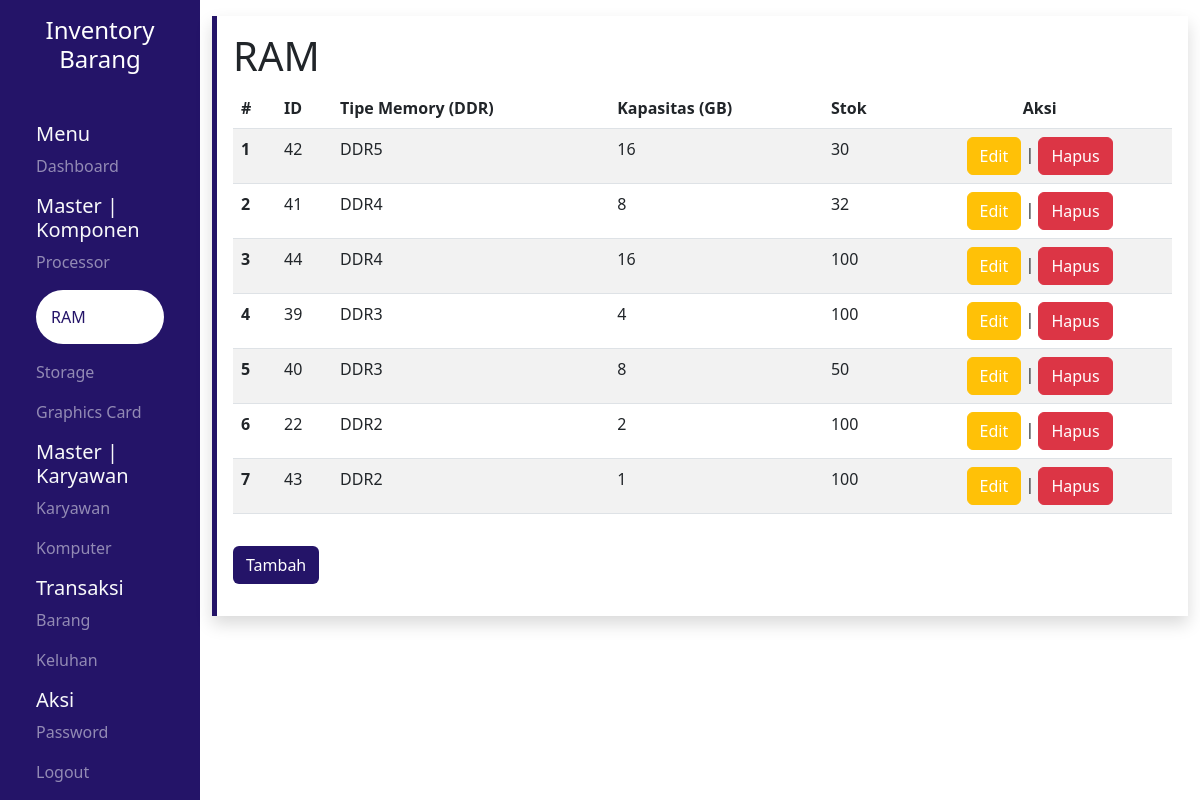
The page /pages/ram/index.php (signed in) on the database as committed earlier.
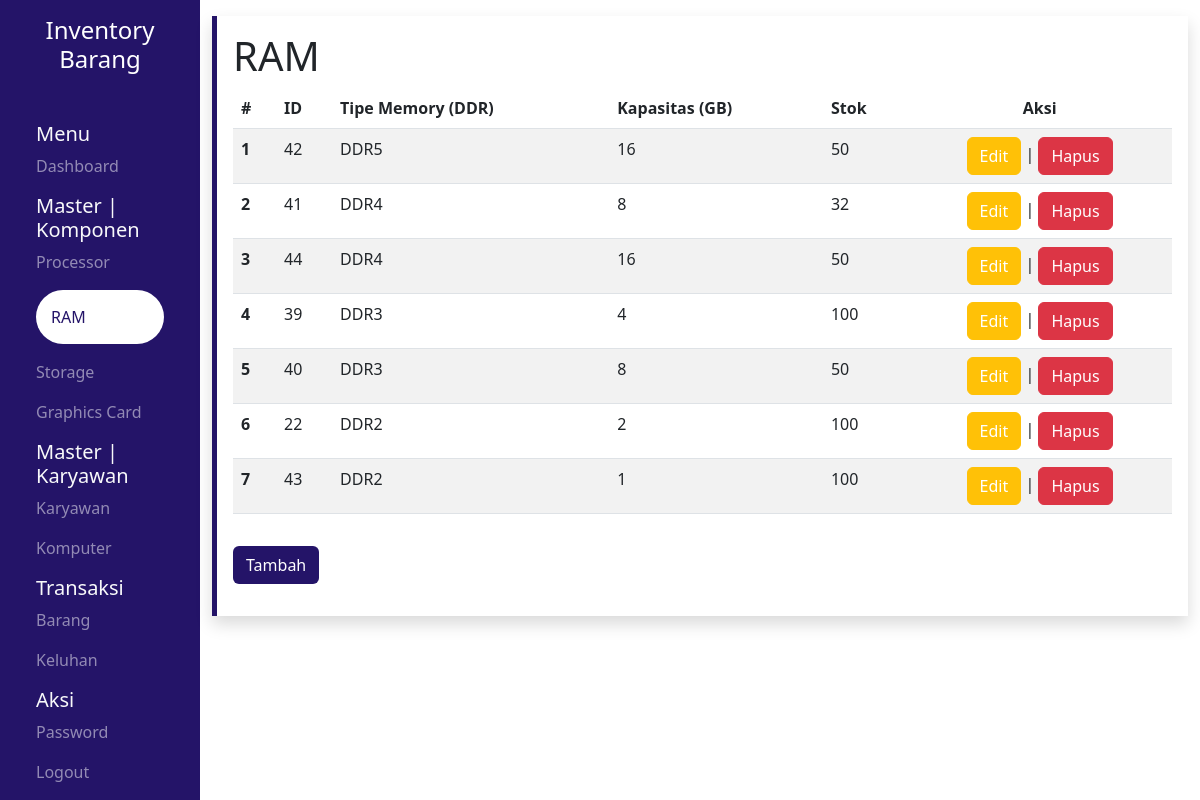
The same page on the database as committed later.
### tables this page shows
CREATE TABLE `ram` (
  `id` int(11) NOT NULL,
  `tipe_memori` enum('DDR2','DDR3','DDR4','DDR5') NOT NULL,
  `kapasitas` varchar(25) NOT NULL,
  `stok` int(11) NOT NULL
);

### pages/ram/index.php (the view, shortened to what this page needs)
<?php
include "../src/config/connect.php";
$row = mysqli_query($conn, "SELECT * FROM ram ORDER BY tipe_memori DESC");
?>
<!DOCTYPE html>
<html lang="en">
<head>
    <link rel="stylesheet" href="../src/css/global.css">
    <?php include '../src/library/bootstrap.php' ?>
    <?php include '../src/library/datatables.php' ?>
    <?php include '../src/library/sweetalert.php' ?>
</head>
<body>
    <div class="container-fluid">
        <div class="row vh-100">
            <section id="sidebar" class="col-md-2 sidebar text-light">
                <a href="../../">
                    <div class="text-center my-3 mb-5">
                        <h4>Inventory Barang</h4>
                    </div>
                </a>
                <div class="mx-4">
                    <h5>Menu</h5>
                    <a href="../dashboard/">
                        <p class="opacity">Dashboard</p>
                    </a>
                </div>
                <div class="mx-4">
                    <h5>Master | Komponen</h5>
                    <a href="../processor/">
                        <p class="opacity">Processor</p>
                    </a>
                    <a href="../ram/">
                        <p class="opacity-100 aktif rounded-pill">RAM</p>
                    </a>
                    <a href="../storage/">
                        <p class="opacity">Storage</p>
                    </a>
                    <a href="../vga/">
                        <p class="opacity">Graphics Card</p>
                    </a>
                </div>
                <div class="mx-4">
                    <h5>Master | Karyawan</h5>
                    <a href="../karyawan/">
                        <p class="opacity">Karyawan</p>
                    </a>
                    <a href="../komputer/">
                        <p class="opacity">Komputer</p>
                    </a>
                </div>
                <div class="mx-4">
                    <h5>Transaksi</h5>
                    <a href="../barang/">
                        <p class="opacity">Barang</p>
                    </a>
                    <a href="../keluhan/">
                        <p class="opacity">Keluhan</p>
                    </a>
                </div>
                <div class="mx-4">
                    <h5>Aksi</h5>
                    <a href="../password/">
                        <p class="opacity">Password</p>
                    </a>
                    <a href="../../logout.php">
                        <p class="opacity">Logout</p>
                    </a>
                </div>
            </section>
            <section id="content" class="col-md-10 content">
                <div class="wrapper shadow p-3 my-3 left">
                    <h1>RAM</h1>
                    <table id="myTable" class="table table-striped display">
                        <thead>
                            <tr>
                                <th scope="col">#</th>
                                <th scope="col">ID</th>
                                <th scope="col">Tipe Memory (DDR)</th>
                                <th scope="col">Kapasitas (GB)</th>
                                <th scope="col">Stok</th>
                                <th scope="col" class="text-center">Aksi</th>
                            </tr>
                        </thead>
                        <tbody>
                            <?php $no = 1 ?>
                            <?php while ($result = mysqli_fetch_array($row)) : ?>
                                <tr>
                                    <th scope="row"><?= $no++ ?></th>
                                    <td><?= $result["id"] ?></td>
                                    <td><?= $result["tipe_memori"] ?></td>
                                    <td><?= $result["kapasitas"] ?></td>
                                    <td><?= $result["stok"] ?></td>
                                    <td>
                                        <div class="text-center">
                                            <a href="update.php?id=<?= $result['id'] ?>" class="btn btn-warning">Edit</a> | <a href="delete.php?id=<?= $result['id'] ?>" id="btn-del" class="btn btn-danger">Hapus</a>
                                        </div>
                                    </td>
                                </tr>
                            <?php endwhile; ?>
                        </tbody>
                    </table>
                    <a href="add.php" class="btn ungu my-3">Tambah</a>
                </div>
            </section>
        </div>
    </div>
</body>
</html>

Rows that differ between the two databases and show on the page:
changed ram "DDR5": stok "30" → "50"
changed ram id 44: stok "100" → "50"
